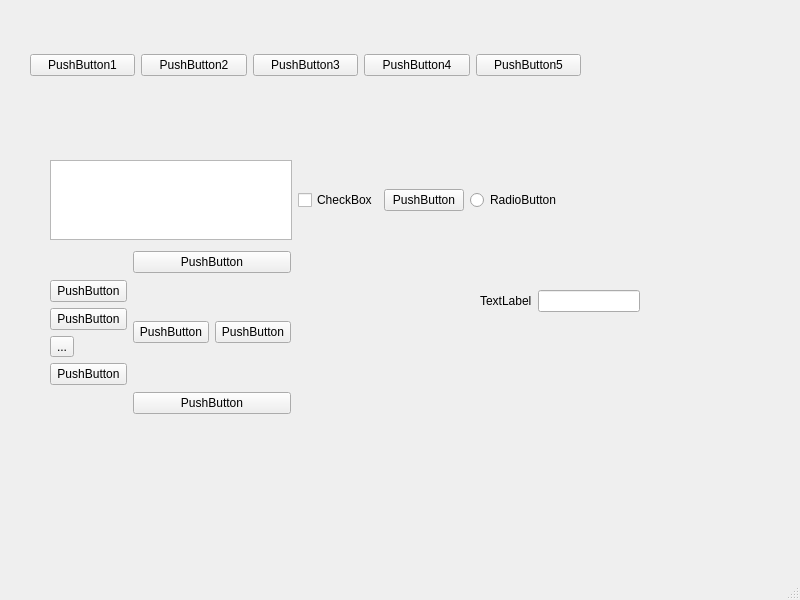
<?xml version="1.0" encoding="UTF-8"?>
<ui version="4.0">
 <class>MainWindow</class>
 <widget class="QMainWindow" name="MainWindow">
  <property name="geometry">
   <rect>
    <x>0</x>
    <y>0</y>
    <width>800</width>
    <height>600</height>
   </rect>
  </property>
  <property name="windowTitle">
   <string>MainWindow</string>
  </property>
  <widget class="QWidget" name="centralwidget">
   <widget class="QWidget" name="horizontalLayoutWidget">
    <property name="geometry">
     <rect>
      <x>50</x>
      <y>160</y>
      <width>511</width>
      <height>80</height>
     </rect>
    </property>
    <layout class="QHBoxLayout" name="horizontalLayout_2">
     <item>
      <widget class="QTreeView" name="treeView"/>
     </item>
     <item>
      <widget class="QCheckBox" name="checkBox">
       <property name="text">
        <string>CheckBox</string>
       </property>
      </widget>
     </item>
     <item>
      <widget class="QPushButton" name="pushButton_7">
       <property name="text">
        <string>PushButton</string>
       </property>
      </widget>
     </item>
     <item>
      <widget class="QRadioButton" name="radioButton">
       <property name="text">
        <string>RadioButton</string>
       </property>
      </widget>
     </item>
    </layout>
   </widget>
   <widget class="QWidget" name="gridLayoutWidget">
    <property name="geometry">
     <rect>
      <x>50</x>
      <y>250</y>
      <width>241</width>
      <height>167</height>
     </rect>
    </property>
    <layout class="QGridLayout" name="gridLayout">
     <item row="0" column="1" colspan="2">
      <widget class="QPushButton" name="pushButton_11">
       <property name="text">
        <string>PushButton</string>
       </property>
      </widget>
     </item>
     <item row="1" column="1">
      <widget class="QPushButton" name="pushButton_10">
       <property name="text">
        <string>PushButton</string>
       </property>
      </widget>
     </item>
     <item row="1" column="2">
      <widget class="QPushButton" name="pushButton_12">
       <property name="text">
        <string>PushButton</string>
       </property>
      </widget>
     </item>
     <item row="2" column="1" colspan="2">
      <widget class="QPushButton" name="pushButton_13">
       <property name="text">
        <string>PushButton</string>
       </property>
      </widget>
     </item>
     <item row="1" column="0">
      <layout class="QVBoxLayout" name="verticalLayout">
       <item>
        <widget class="QPushButton" name="pushButton_8">
         <property name="text">
          <string>PushButton</string>
         </property>
        </widget>
       </item>
       <item>
        <widget class="QPushButton" name="pushButton_9">
         <property name="text">
          <string>PushButton</string>
         </property>
        </widget>
       </item>
       <item>
        <widget class="QToolButton" name="toolButton">
         <property name="text">
          <string>...</string>
         </property>
        </widget>
       </item>
       <item>
        <widget class="QPushButton" name="pushButton_6">
         <property name="text">
          <string>PushButton</string>
         </property>
        </widget>
       </item>
      </layout>
     </item>
    </layout>
   </widget>
   <widget class="QWidget" name="formLayoutWidget">
    <property name="geometry">
     <rect>
      <x>480</x>
      <y>290</y>
      <width>160</width>
      <height>80</height>
     </rect>
    </property>
    <layout class="QFormLayout" name="formLayout">
     <item row="0" column="0">
      <widget class="QLabel" name="label">
       <property name="text">
        <string>TextLabel</string>
       </property>
      </widget>
     </item>
     <item row="0" column="1">
      <widget class="QLineEdit" name="lineEdit"/>
     </item>
    </layout>
   </widget>
   <widget class="QWidget" name="">
    <property name="geometry">
     <rect>
      <x>30</x>
      <y>30</y>
      <width>551</width>
      <height>71</height>
     </rect>
    </property>
    <layout class="QHBoxLayout" name="horizontalLayout">
     <item>
      <widget class="QPushButton" name="pushButton">
       <property name="text">
        <string>PushButton1</string>
       </property>
      </widget>
     </item>
     <item>
      <widget class="QPushButton" name="pushButton_2">
       <property name="text">
        <string>PushButton2</string>
       </property>
      </widget>
     </item>
     <item>
      <widget class="QPushButton" name="pushButton_3">
       <property name="text">
        <string>PushButton3</string>
       </property>
      </widget>
     </item>
     <item>
      <widget class="QPushButton" name="pushButton_4">
       <property name="text">
        <string>PushButton4</string>
       </property>
      </widget>
     </item>
     <item>
      <widget class="QPushButton" name="pushButton_5">
       <property name="text">
        <string>PushButton5</string>
       </property>
      </widget>
     </item>
    </layout>
   </widget>
  </widget>
  <widget class="QMenuBar" name="menubar">
   <property name="geometry">
    <rect>
     <x>0</x>
     <y>0</y>
     <width>800</width>
     <height>23</height>
    </rect>
   </property>
  </widget>
  <widget class="QStatusBar" name="statusbar"/>
 </widget>
 <resources/>
 <connections>
  <connection>
   <sender>pushButton_4</sender>
   <signal>clicked()</signal>
   <receiver>pushButton_3</receiver>
   <slot>click()</slot>
   <hints>
    <hint type="sourcelabel">
     <x>383</x>
     <y>84</y>
    </hint>
    <hint type="destinationlabel">
     <x>317</x>
     <y>90</y>
    </hint>
   </hints>
  </connection>
  <connection>
   <sender>pushButton_3</sender>
   <signal>clicked(bool)</signal>
   <receiver>pushButton_3</receiver>
   <slot>click()</slot>
   <hints>
    <hint type="sourcelabel">
     <x>335</x>
     <y>89</y>
    </hint>
    <hint type="destinationlabel">
     <x>335</x>
     <y>89</y>
    </hint>
   </hints>
  </connection>
 </connections>
</ui>
